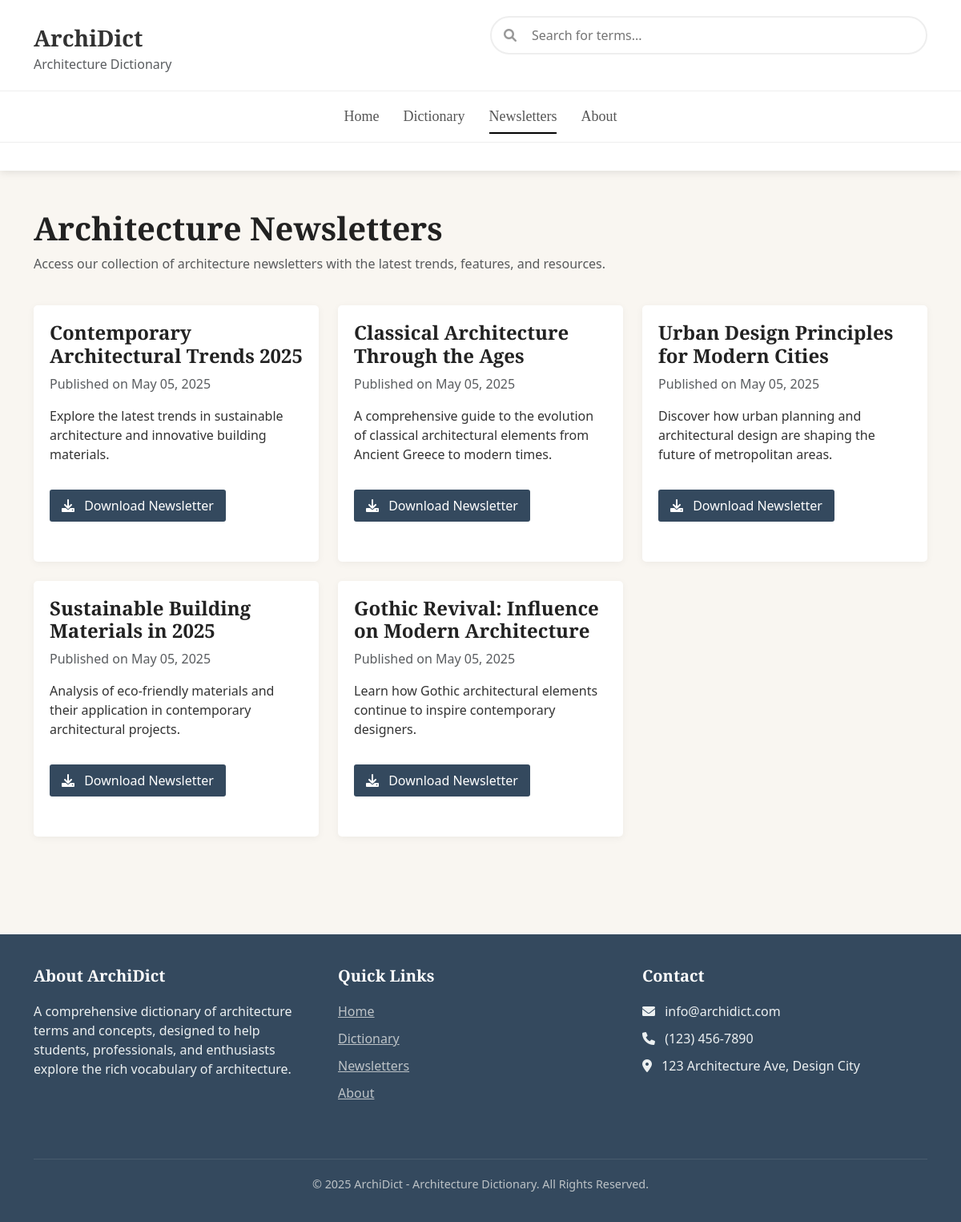
The page /frontend/newsletters.php on the database its author committed.
### tables this page shows
CREATE TABLE IF NOT EXISTS `newsletters` (
  `id` INT UNSIGNED NOT NULL AUTO_INCREMENT PRIMARY KEY,
  `title` VARCHAR(255) NOT NULL,
  `description` TEXT,
  `file_path` VARCHAR(255) NOT NULL,
  `created_at` TIMESTAMP DEFAULT CURRENT_TIMESTAMP,
  `updated_at` TIMESTAMP DEFAULT CURRENT_TIMESTAMP ON UPDATE CURRENT_TIMESTAMP
);

### frontend/includes/database.php (called while the page is built, shortened)
<?php
class Database {
    private $host = DB_HOST;
    private $user = DB_USER;
    private $pass = DB_PASS;
    private $dbname = DB_NAME;
    private $dbh;
    private $stmt;
    public function __construct() {
        $dsn = 'mysql:host=' . $this->host . ';dbname=' . $this->dbname . ';charset=utf8mb4';
        $options = array(
            PDO::ATTR_PERSISTENT => true,
            PDO::ATTR_ERRMODE => PDO::ERRMODE_EXCEPTION,
            PDO::ATTR_DEFAULT_FETCH_MODE => PDO::FETCH_ASSOC,
            PDO::ATTR_EMULATE_PREPARES => false
        );
        try {
            $this->dbh = new PDO($dsn, $this->user, $this->pass, $options);
        } catch (PDOException $e) {
            $this->error = $e->getMessage();
            echo 'Connection Error: ' . $this->error;
        }
    }
    public function query($query) {
        $this->stmt = $this->dbh->prepare($query);
    }
    public function execute() {
        return $this->stmt->execute();
    }
    public function resultSet() {
        $this->execute();
        return $this->stmt->fetchAll();
    }
}

### frontend/includes/newsletter.php (called while the page is built, shortened)
<?php
class Newsletter {
    private $db;
    public function __construct() {
        $this->db = new Database();
    }
    public function getAll() {
        $this->db->query("SELECT * FROM newsletters ORDER BY created_at DESC");
        return $this->db->resultSet();
    }
}
?>

### frontend/includes/utils.php (called while the page is built, shortened)
<?php
class Utils {
    public static function formatDate($date, $format = 'Y-m-d H:i:s') {
        return date($format, strtotime($date));
    }
}

### frontend/newsletters.php (the view, shortened to what this page needs)
<?php
$newsletterObj = new Newsletter();
$newsletters = $newsletterObj->getAll();
include __DIR__ . '/includes/header.php';
?>
<div class="row">
    <?php if (count($newsletters) > 0): ?>
        <?php foreach ($newsletters as $newsletter): ?>
            <div class="col-md-6 col-lg-4 mb-4">
                <div class="newsletter-card h-100">
                    <div class="card-body d-flex flex-column">
                        <h4><?php echo htmlspecialchars($newsletter['title']); ?></h4>
                        <p class="text-muted">Published on <?php echo Utils::formatDate($newsletter['created_at'], 'F d, Y'); ?></p>
                        <?php if (!empty($newsletter['description'])): ?>
                            <p class="flex-grow-1"><?php echo htmlspecialchars($newsletter['description']); ?></p>
                        <?php else: ?>
                            <div class="flex-grow-1"></div>
                        <?php endif; ?>
                        <div class="mt-3">
                            <a href="<?php echo UPLOADS_URL . 'newsletters/' . htmlspecialchars($newsletter['file_path']); ?>"
                               class="btn btn-download" download>
                                <i class="fas fa-download me-2"></i> Download Newsletter
                            </a>
                        </div>
                    </div>
                </div>
            </div>
        <?php endforeach; ?>
    <?php endif; ?>
</div>
<?php
include __DIR__ . '/includes/footer.php';
?>

### frontend/css/style.css (style rules this page uses)
body { font-family: 'Playfair Display', 'Segoe UI', Tahoma, Geneva, Verdana, serif; background-color: #f9f6f1; color: #333333; }
h1, h2, h3, h4, h5, h6 { font-family: 'Playfair Display', serif; font-weight: 700; color: #222; }
.newsletter-card { background: white; border-radius: 5px; overflow: hidden; transition: transform 0.3s, box-shadow 0.3s; margin-bottom: 30px; box-shadow: 0 2px 10px rgba(0,0,0,0.05); }
.newsletter-card .card-body { padding: 20px; }
.newsletter-card .btn-download { background: #34495e; color: white; border: none; border-radius: 3px; padding: 8px 15px; transition: background 0.3s; }

### rows shown on the page
newsletters: title "Contemporary Architectural Trends 2025", created_at "May 05, 2025", description "Explore the latest trends in sustainable architecture and innovative building materials."
newsletters: title "Classical Architecture Through the Ages", created_at "May 05, 2025", description "A comprehensive guide to the evolution of classical architectural elements from Ancient Greece to modern times."
newsletters: title "Urban Design Principles for Modern Cities", created_at "May 05, 2025", description "Discover how urban planning and architectural design are shaping the future of metropolitan areas."
newsletters: title "Sustainable Building Materials in 2025", created_at "May 05, 2025", description "Analysis of eco-friendly materials and their application in contemporary architectural projects."
newsletters: title "Gothic Revival: Influence on Modern Architecture", created_at "May 05, 2025", description "Learn how Gothic architectural elements continue to inspire contemporary designers."

### other values the page prints
$pageHeader "Architecture Newsletters"
$pageDescription "Access our collection of architecture newsletters with the latest trends, features, and resources."
